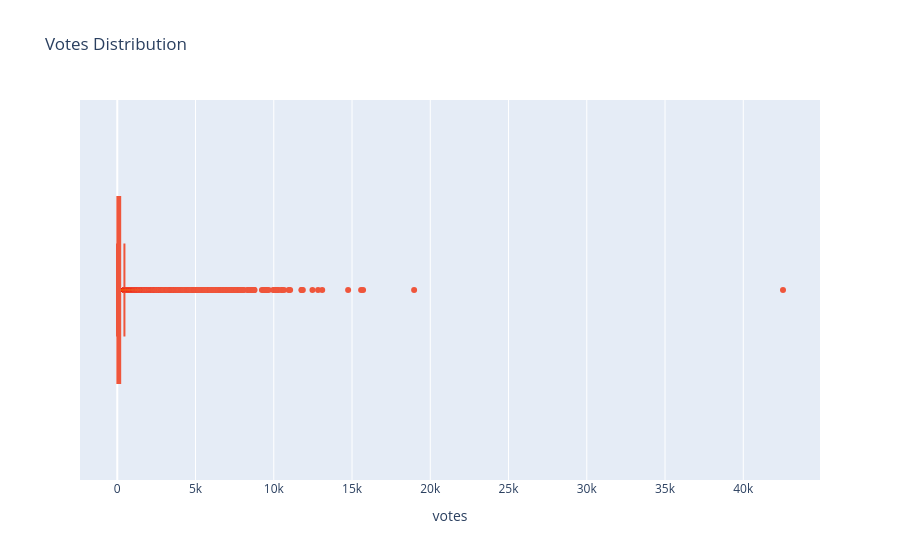

Notebook cell for this chart:
### Markdown cell above
- Most restaurant ratings are concentrated between **3.0 and 4.5**, indicating generally good customer satisfaction.
- A peak is observed around **3.5 to 4.0**, suggesting this is the most common rating range.
- A significant number of restaurants have a rating of **0**, which may represent unrated or newly listed restaurants.
- Very few restaurants have ratings below **2.5**, indicating fewer poorly rated establishments.
- The distribution is slightly **left-skewed**, showing more restaurants with higher ratings.

### Code cell
#votes
fig = px.box(df,x='votes',title='Votes Distribution',color_discrete_sequence=['#EF553B'])
fig.show()

### Figure 1 — Plotly figure (JSON) as saved in the notebook; plotly's stock layout.template omitted (floating-point values rounded to 4 significant figures; data arrays with more than 128 entries replaced by an {"elided": "..."} marker saying what was removed)
{"data": [{"alignmentgroup": "True", "hovertemplate": "votes=%{x}<extra></extra>", "legendgroup": "", "marker": {"color": "#EF553B"}, "name": "", "notched": false, "offsetgroup": "", "orientation": "h", "showlegend": false, "type": "box", "x": {"elided": "56444 int values"}, "x0": " ", "xaxis": "x", "y0": " ", "yaxis": "y"}], "layout": {"boxmode": "group", "legend": {"tracegroupgap": 0}, "title": {"text": "Votes Distribution"}, "xaxis": {"anchor": "y", "domain": [0, 1], "title": {"text": "votes"}}, "yaxis": {"anchor": "x", "domain": [0, 1]}}}
